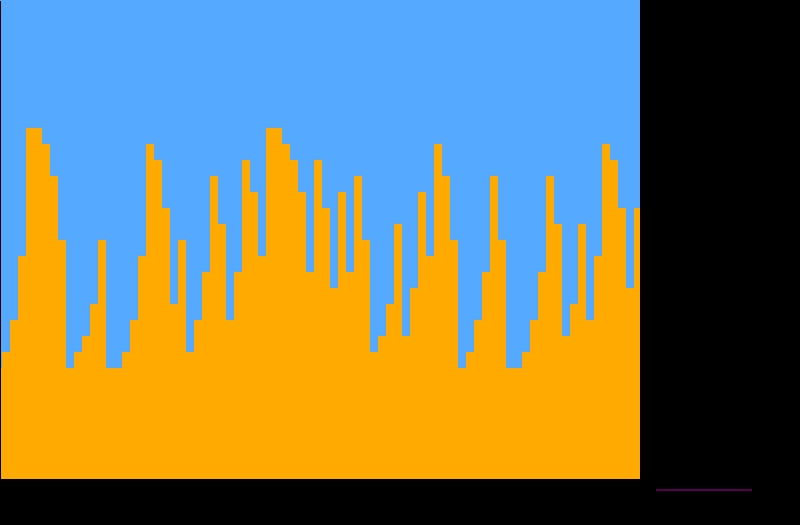

Recreate this plot in Python.
# SPDX-FileCopyrightText: © 2024 Tiny Tapeout
# SPDX-License-Identifier: Apache-2.0
use_pillow = True
if use_pillow:
    from PIL import Image
else:
    import json
import cocotb
from cocotb.clock import Clock
from cocotb.triggers import ClockCycles


@cocotb.test()
async def test_project(dut):
    dut._log.info("Start")

    # Set the clock period to 40 ns (25 MHz)
    clock = Clock(dut.clk, 40, units="ns")
    cocotb.start_soon(clock.start())

    # Reset
    dut._log.info("Reset")
    dut.ena.value = 1
    dut.ui_in.value = 0
    dut.uio_in.value = 0
    dut.rst_n.value = 0
    await ClockCycles(dut.clk, 10)
    dut.rst_n.value = 1

    dut._log.info("Test project behavior")
    for framenum in range(1):
        dut._log.info(f"Rendering frame {framenum}.")
        frame = []
        for i in range(525):
            row = []
            for j in range(800):
                await ClockCycles(dut.clk, 1)
                try:
                    data = int(dut.uo_out)
                except Exception:
                    dut._log.info(dut.uo_out.value)
                    raise
                row.append(data)
            frame.append(row)
        if use_pillow:
            b = bytearray()
            for row in frame:
                for pixel in row:
                    b.append(pixel)
            im = Image.frombytes(mode="L", size=(800, 525), data=b)
            palette = bytearray()
            for i in range(256):
                r,g,b = getcol(i)
                palette.append(r)
                palette.append(g)
                palette.append(b)
            im.putpalette(palette)
            im.save(f"display{framenum}.png")
        else:
            with open("dataout.json", "w", encoding="utf-8") as f:
                json.dump(frame, f)

    # await ClockCycles(dut.clk, 10000)

    # The following assersion is just an example of how to check the output values.
    # Change it to match the actual expected output of your module:
    # assert dut.uo_out.value == 50

    # Keep testing the module by changing the input values, waiting for
    # one or more clock cycles, and asserting the expected output values.

def getcol(i):
    r = 0
    g = 0
    b = 0
    if (i & 0b00000001 != 0):
        r += 170
    if (i & 0b00000010 != 0):
        g += 170
    if (i & 0b00000100 != 0):
        b += 170
    if (i & 0b00010000 != 0):
        r += 85
    if (i & 0b00100000 != 0):
        g += 85
    if (i & 0b01000000 != 0):
        b += 85
    if (i & 0b10001000 != 0b10001000):
        r = r // 2
        g = g // 2
        b = b // 2
        if (i & 0b00001000 == 0):
            r += 85
        if (i & 0b10000000 == 0):
            b += 85
    return (r,g,b)
